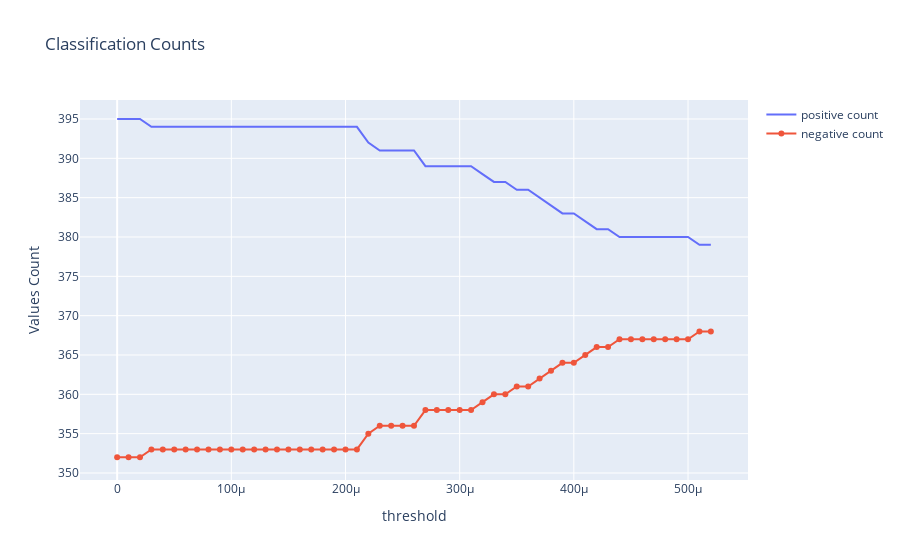

This figure's notebook cell:
### Code cell
x=np.arange(0, 0.000525, 0.00001)
y1=Zero_scores['positive count']
y2=Zero_scores['negative count']
fig = go.Figure(layout={"xaxis_title": "threshold", "yaxis_title": "Values Count"})

fig.add_trace(go.Scatter(x=x, y=y1,
                    mode='lines',
                    name='positive count'))
fig.add_trace(go.Scatter(x=x, y=y2,
                    mode='lines+markers',
                    name='negative count'))

fig.update_layout(title='Classification Counts')

fig.show()
